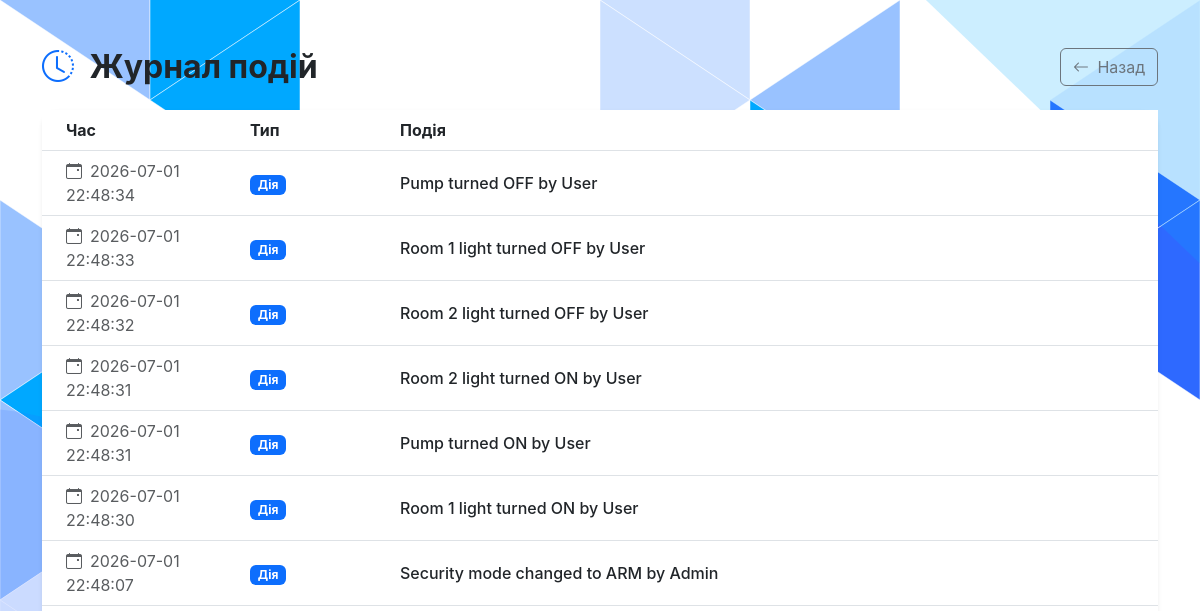
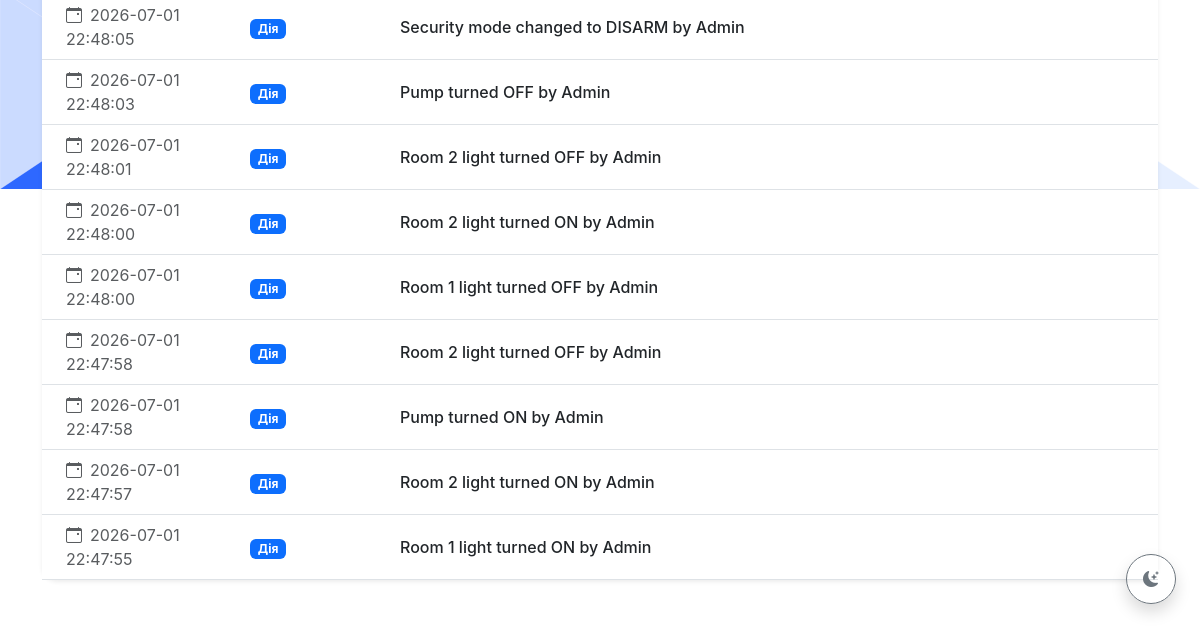
Page /logs (signed in) on the earlier database version (2 pictures, top to bottom).
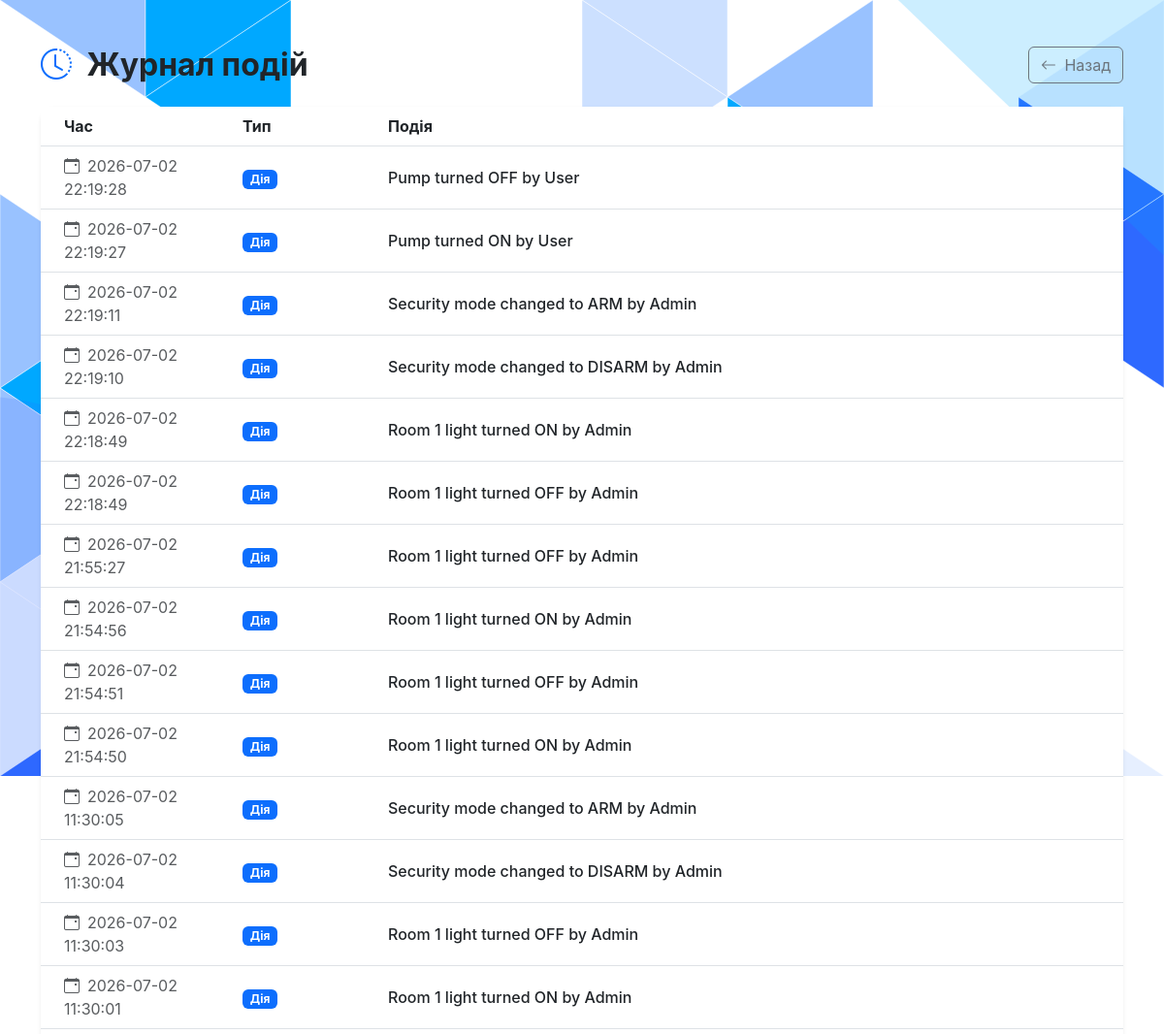
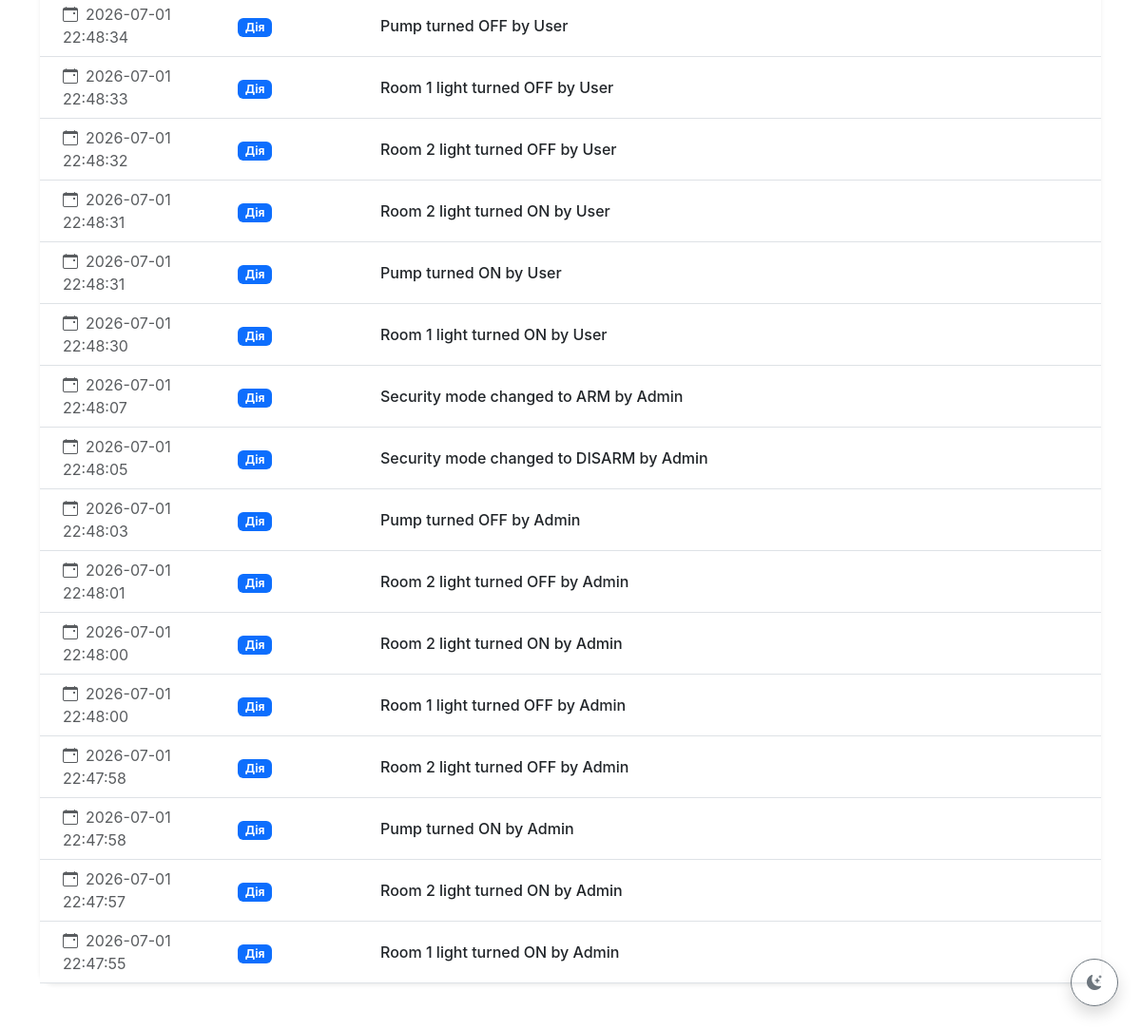
Same page on the later database version (2 pictures, top to bottom).
### tables this page shows
CREATE TABLE activity_log
                     (id INTEGER PRIMARY KEY AUTOINCREMENT,
                      event_type TEXT,
                      message TEXT,
                      timestamp DATETIME DEFAULT (datetime('now', 'localtime')));

### app.py (the view)
@app.route('/logs')
def view_logs():
    if session.get('role') not in ['admin', 'user']:
        return redirect('/login')
    try:
        with sqlite3.connect('smarthome.db') as conn:
            c = conn.cursor()
            c.execute("SELECT event_type, message, timestamp FROM activity_log ORDER BY timestamp DESC LIMIT 100")
            rows = c.fetchall()
            logs = [{"type": r[0], "message": r[1], "timestamp": r[2]} for r in rows]
    except Exception as e:
        logs = []
        print(f"DB Error fetching logs: {e}")
    return render_template('logs.html', logs=logs)

### templates/logs.html (shortened to what this page needs)
{% extends 'base.html' %}
{% block content %}
<div class="container py-5">
    <div class="row mb-4">
        <div class="col-12 d-flex justify-content-between align-items-center">
            <h2 class="fw-bold m-0"><i class="bi bi-clock-history text-primary me-2"></i> Журнал подій</h2>
            <a href="javascript:history.back()" class="btn btn-outline-secondary">
                <i class="bi bi-arrow-left me-1"></i> Назад
            </a>
        </div>
    </div>
    <div class="row">
        <div class="col-12">
            <div class="card shadow-sm border-0" style="border-radius: 15px;">
                <div class="card-body p-0">
                    <div class="table-responsive">
                        <table class="table table-hover align-middle m-0">
                            <thead class="adaptive-table-header">
                                <tr>
                                    <th scope="col" class="ps-4">Час</th>
                                    <th scope="col">Тип</th>
                                    <th scope="col">Подія</th>
                                </tr>
                            </thead>
                            <tbody>
                                {% if logs %}
                                    {% for log in logs %}
                                    <tr>
                                        <td class="ps-4 text-muted" style="width: 200px;">
                                            <i class="bi bi-calendar-event me-2"></i>{{ log.timestamp }}
                                        </td>
                                        <td style="width: 150px;">
                                            {% if log.type == 'alert' %}
                                                <span class="badge bg-danger">Тривога</span>
                                            {% elif log.type == 'action' %}
                                                <span class="badge bg-primary">Дія</span>
                                            {% else %}
                                                <span class="badge bg-info">Статус</span>
                                            {% endif %}
                                        </td>
                                        <td class="fw-medium">
                                            {{ log.message }}
                                        </td>
                                    </tr>
                                    {% endfor %}
                                {% endif %}
                            </tbody>
                        </table>
                    </div>
                </div>
            </div>
        </div>
    </div>
</div>
{% endblock %}

### templates/base.html (shortened to what this page needs)
<!DOCTYPE html>
<html lang="uk">
<head>
    <link href="https://cdn.jsdelivr.net/npm/bootstrap@5.3.0/dist/css/bootstrap.min.css" rel="stylesheet">
    <link rel="stylesheet" href="https://cdn.jsdelivr.net/npm/bootstrap-icons@1.11.1/font/bootstrap-icons.css">
</head>
<body style="position: relative; z-index: 1;">
    <button id="themeToggleBtn"
        class="btn btn-outline-secondary position-fixed bottom-0 end-0 m-4 rounded-circle shadow"
        style="z-index: 1050; width: 50px; height: 50px;">
        <i class="bi bi-moon-stars-fill" id="themeIcon"></i>
    </button>
    <div style="z-index: 10; position: relative;">
        {% block content %}
    {% endblock %}
    <div class="toast-container position-fixed bottom-0 end-0 p-3" id="toastContainer" style="z-index: 1100">
    </div>
</body>
</html>

### templates/base.html (style rules this page uses)
body { font-family: -apple-system, BlinkMacSystemFont, "Segoe UI", Roboto, "Helvetica Neue", Arial, sans-serif; overflow-x: hidden; }
[data-bs-theme="light"] { --custom-sidebar-bg: #dadddf; --custom-text-color: #1c2833; --triangle-stroke: #ffffff; --shape-rect: #1c2833; }

Differences in the rows shown:
added activity_log: timestamp "2026-07-02 22:19:28", event_type "Дія", message "Pump turned OFF by User"
added activity_log: timestamp "2026-07-02 22:19:27", event_type "Дія", message "Pump turned ON by User"
added activity_log: timestamp "2026-07-02 22:19:11", event_type "Дія", message "Security mode changed to ARM by Admin"
added activity_log: timestamp "2026-07-02 22:19:10", event_type "Дія", message "Security mode changed to DISARM by Admin"
added activity_log: timestamp "2026-07-02 22:18:49", event_type "Дія", message "Room 1 light turned ON by Admin"
added activity_log: timestamp "2026-07-02 22:18:49", event_type "Дія", message "Room 1 light turned OFF by Admin"
added activity_log: timestamp "2026-07-02 21:55:27", event_type "Дія", message "Room 1 light turned OFF by Admin"
added activity_log: timestamp "2026-07-02 21:54:56", event_type "Дія", message "Room 1 light turned ON by Admin"
added activity_log: timestamp "2026-07-02 21:54:51", event_type "Дія", message "Room 1 light turned OFF by Admin"
added activity_log: timestamp "2026-07-02 21:54:50", event_type "Дія", message "Room 1 light turned ON by Admin"
added activity_log: timestamp "2026-07-02 11:30:05", event_type "Дія", message "Security mode changed to ARM by Admin"
added activity_log: timestamp "2026-07-02 11:30:04", event_type "Дія", message "Security mode changed to DISARM by Admin"
added activity_log: timestamp "2026-07-02 11:30:03", event_type "Дія", message "Room 1 light turned OFF by Admin"
added activity_log: timestamp "2026-07-02 11:30:01", event_type "Дія", message "Room 1 light turned ON by Admin"
